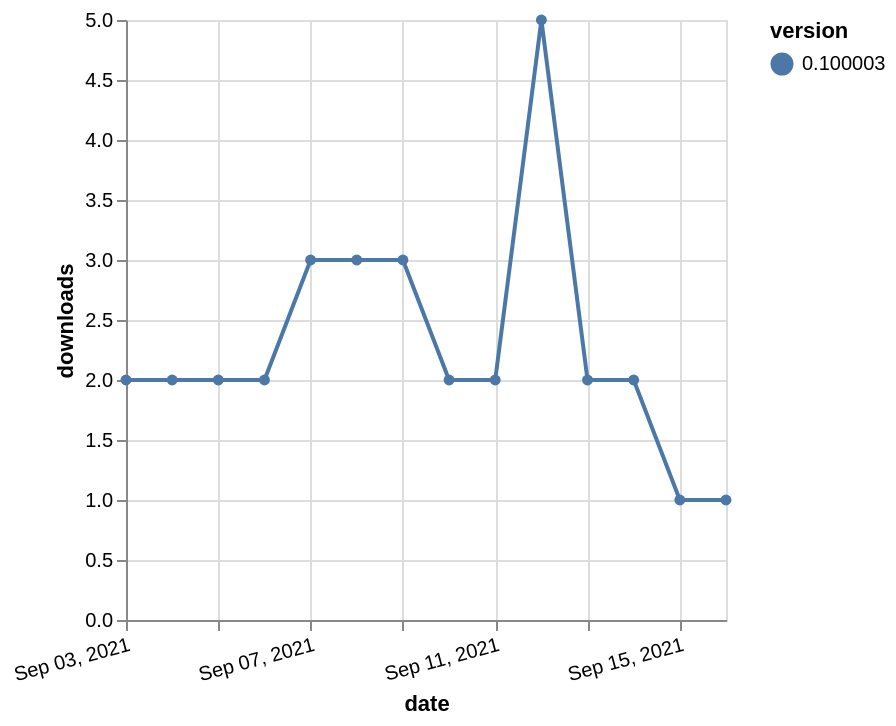

Describe this chart as a Vega-Lite specification.
### Vega-Lite specification from a JSON file in a GitHub repository (floating-point values rounded to 4 significant figures)
{"$schema": "https://vega.github.io/schema/vega-lite/v5.json", "description": "A simple bar chart with embedded data.", "data": {"values": [{"date": "2021-09-03", "total": 2705, "delta": 2, "version": "0.100003"}, {"date": "2021-09-04", "total": 2707, "delta": 2, "version": "0.100003"}, {"date": "2021-09-05", "total": 2709, "delta": 2, "version": "0.100003"}, {"date": "2021-09-06", "total": 2711, "delta": 2, "version": "0.100003"}, {"date": "2021-09-07", "total": 2714, "delta": 3, "version": "0.100003"}, {"date": "2021-09-08", "total": 2717, "delta": 3, "version": "0.100003"}, {"date": "2021-09-09", "total": 2720, "delta": 3, "version": "0.100003"}, {"date": "2021-09-10", "total": 2722, "delta": 2, "version": "0.100003"}, {"date": "2021-09-11", "total": 2724, "delta": 2, "version": "0.100003"}, {"date": "2021-09-12", "total": 2729, "delta": 5, "version": "0.100003"}, {"date": "2021-09-13", "total": 2731, "delta": 2, "version": "0.100003"}, {"date": "2021-09-14", "total": 2733, "delta": 2, "version": "0.100003"}, {"date": "2021-09-15", "total": 2734, "delta": 1, "version": "0.100003"}, {"date": "2021-09-16", "total": 2735, "delta": 1, "version": "0.100003"}]}, "width": "container", "mark": {"type": "line", "point": {"filled": true}}, "encoding": {"x": {"field": "date", "type": "temporal", "timeUnit": "yearmonthdate", "title": "date", "axis": {"labelAngle": -15}}, "y": {"field": "delta", "type": "quantitative", "title": "downloads"}, "color": {"field": "version", "type": "nominal"}, "tooltip": {"field": "delta"}}}
